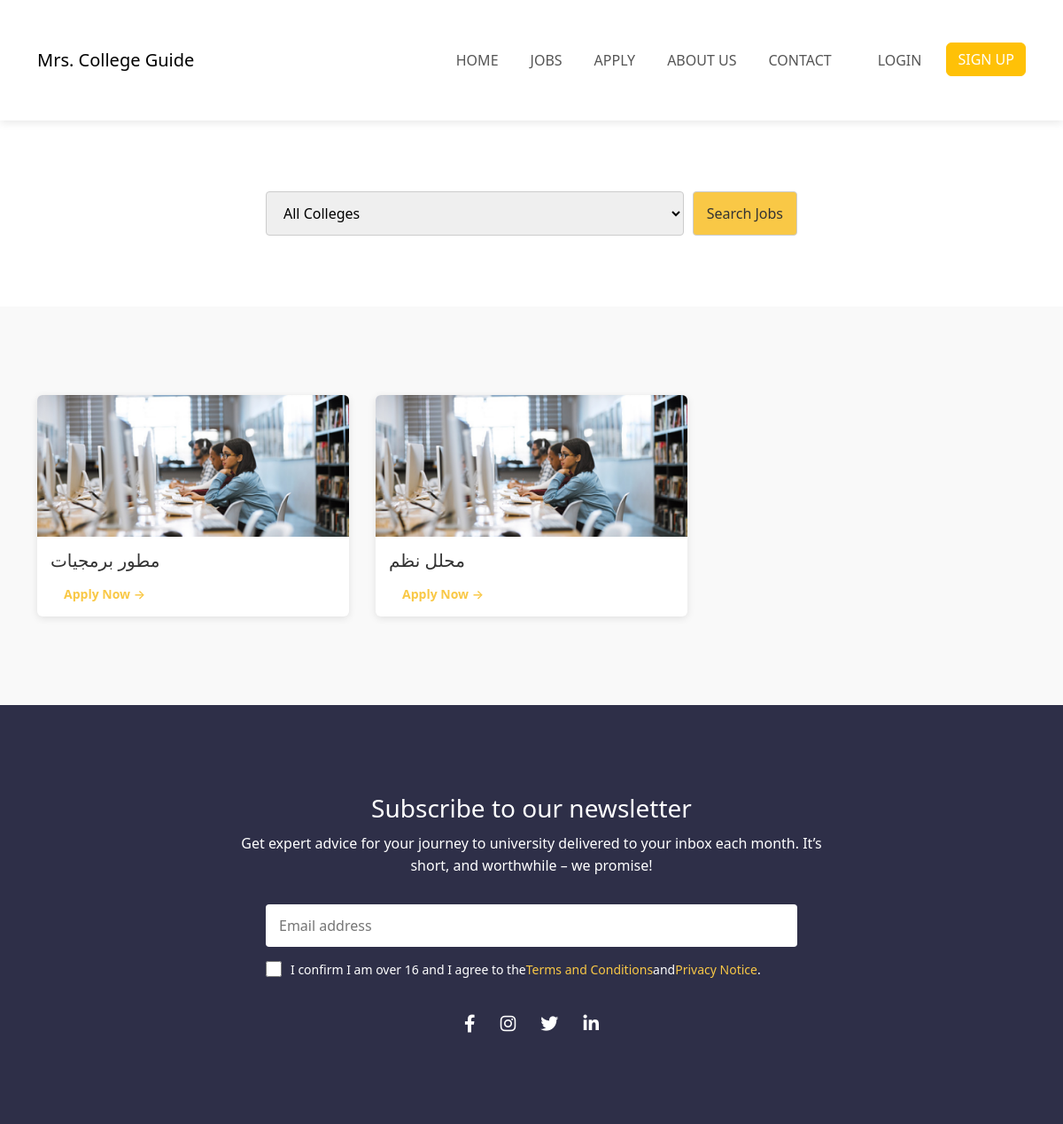
/jobs.php?college_id=1, run on the app's committed database.
### tables this page shows
CREATE TABLE jobs (
  job_id INT AUTO_INCREMENT PRIMARY KEY,
  college_id INT NOT NULL,
  name_ar VARCHAR(100) NOT NULL,
  image_path VARCHAR(255) NOT NULL,
  FOREIGN KEY (college_id) REFERENCES colleges(college_id)
);

### jobs.php (the view, shortened to what this page needs)
<?php
$selected_college = isset($_GET['college_id']) ? intval($_GET['college_id']) : null;
if ($selected_college) {
  $jobs_res = mysqli_query(
    $conn,
    "SELECT job_id, name_ar, image_path
         FROM jobs
         WHERE college_id = $selected_college"
  );
} else {
  $jobs_res = mysqli_query(
    $conn,
    "SELECT job_id, name_ar, image_path
         FROM jobs"
  );
}
?>
<html lang="en">
<head>
  <link rel="stylesheet" href="style.css">
  <link href="https://cdn.jsdelivr.net/npm/bootstrap@5.3.0/dist/css/bootstrap.min.css" rel="stylesheet">
  <link href="https://cdnjs.cloudflare.com/ajax/libs/font-awesome/6.0.0-beta3/css/all.min.css" rel="stylesheet">
</head>
<body>
  <nav class="navbar navbar-expand-lg navbar-light bg-white">
    <div class="container">
      <a class="navbar-brand" href="#">Mrs. College Guide</a>
      <div class="collapse navbar-collapse" id="navbarNav">
        <ul class="navbar-nav ms-auto">
          <li class="nav-item">
            <a class="nav-link" href="home.html">Home</a>
          </li>
          <li class="nav-item">
            <a class="nav-link" href="jobs.php">Jobs</a>
          </li>
          <li class="nav-item">
            <a class="nav-link" href="apply.html">Apply</a>
          </li>
          <li class="nav-item">
            <a class="nav-link" href="about.html">About Us</a>
          </li>
          <li class="nav-item">
            <a class="nav-link" href="contact.html">Contact</a>
          </li>
        </ul>
        <ul class="navbar-nav ms-3">
          <li class="nav-item">
            <a class="nav-link login-link" href="#">LOGIN</a>
          </li>
          <li class="nav-item">
            <a class="btn btn-warning signup-button" href="#">SIGN UP</a>
          </li>
        </ul>
      </div>
    </div>
  </nav>
  <section class="search-section">
    <div class="container">
      <form method="get" action="jobs.php" class="search-controls">
        <select name="college_id">
          <option value="">All Colleges</option>
        </select>
        <button type="submit">Search Jobs</button>
      </form>
    </div>
  </section>
  <section class="jobs-section">
    <div class="container">
      <div class="jobs-grid">
        <?php while ($job = mysqli_fetch_assoc($jobs_res)): ?>
          <div class="job-card">
            <img src="<?= htmlspecialchars($job['image_path']) ?>" alt="<?= htmlspecialchars($job['name_ar']) ?>">
            <h3><?= htmlspecialchars($job['name_ar']) ?></h3>
            <small>
              <a href="apply.html" class="uni-btn">
                Apply Now →
              </a>
            </small>
          </div>
        <?php endwhile; ?>
      </div>
    </div>
  </section>
  <section class="newsletter-section">
    <div class="container">
      <h2>Subscribe to our newsletter</h2>
      <p class="newsletter-text">
        Get expert advice for your journey to university delivered to your inbox each month. It’s short, and worthwhile
        – we promise!
      </p>
      <form class="newsletter-form">
        <input type="email" placeholder="Email address" required>
        <label>
          <input type="checkbox">
          I confirm I am over 16 and I agree to the <a href="#">Terms and Conditions</a> and <a href="#">Privacy
            Notice</a>.
        </label>
      </form>
      <div class="social-icons">
        <a href="#"><i class="fab fa-facebook-f"></i></a>
        <a href="#"><i class="fab fa-instagram"></i></a>
        <a href="#"><i class="fab fa-twitter"></i></a>
        <a href="#"><i class="fab fa-linkedin-in"></i></a>
      </div>
    </div>
  </section>
</body>
</html>

### style.css (style rules this page uses)
* { box-sizing: border-box; margin: 0; padding: 0; }
body { font-family: 'Poppins', sans-serif; background-color: #f9f9f9; }
.navbar { background: #fff; box-shadow: 0 2px 10px rgba(0, 0, 0, 0.1); padding: 15px 0; }
.navbar-brand { font-size: 22px; font-weight: 500; color: #333; }
.navbar-nav .nav-link { color: #555 !important; text-transform: uppercase; font-size: 16px; margin-right: 20px; transition: color .3s; }
.login-link { font-weight: 600; color: #000 !important; }
.signup-button { font-weight: 600; color: #fff !important; background: #f9c846; transition: background .3s, transform .3s, box-shadow .3s; }
.uni-btn { display: block; margin: 0 15px 15px; font-weight: 600; color: #f9c846; text-decoration: none; transition: all 0.3s; }
.newsletter-section { background-color: #2e2f48; color: #fff; padding: 60px 20px; text-align: center; }
.newsletter-section h2 { font-size: 28px; margin-bottom: 10px; }
.newsletter-text { max-width: 700px; margin: 0 auto 30px; font-size: 16px; line-height: 1.6; }
.newsletter-form { max-width: 600px; margin: 0 auto; text-align: left; }
.newsletter-form input[type="email"] { width: 100%; padding: 12px 15px; border: none; border-radius: 4px; margin-bottom: 15px; font-size: 16px; }
.newsletter-form label { display: flex; align-items: center; font-size: 14px; }
.newsletter-form input[type="checkbox"] { width: 18px; height: 18px; margin-right: 10px; }
.newsletter-form a { color: #f9c846; text-decoration: none; transition: color 0.3s; }
.social-icons { margin-top: 40px; }
.social-icons a { color: #fff; font-size: 20px; margin: 0 12px; transition: color 0.3s; }
.search-section { padding: 40px 20px; background: #fff; }
.search-controls { display: grid; grid-template-columns: 1fr auto; gap: 10px; max-width: 600px; margin: 0 auto; }
.search-controls select, .search-controls button { padding: 12px 15px; font-size: 16px; border: 1px solid #ccc; border-radius: 4px; }
.search-controls button { background: #f9c846; color: #333; cursor: pointer; transition: background .3s, transform .3s; }
.jobs-section { padding: 60px 20px; background: #f9f9f9; }
.jobs-grid { display: grid; grid-template-columns: repeat(auto-fill, minmax(280px, 1fr)); gap: 30px; max-width: 1200px; margin: 0 auto; }
.job-card { background: #fff; border-radius: 6px; overflow: hidden; box-shadow: 0 2px 8px rgba(0, 0, 0, 0.1); text-align: left; }
.job-card img { width: 100%; height: 160px; object-fit: cover; }
.job-card h3 { margin: 15px; font-size: 20px; color: #333; }
.job-card small { display: block; margin: 0 15px 15px; }
.job-card small a { font-size: 14px; color: #f9c846; text-decoration: none; transition: color .3s, transform .3s; }
.container { max-width: 1100px; margin: 0 auto; padding: 40px 20px; }
h2 { font-size: 28px; margin-bottom: 20px; color: #333; }

### data on the page
jobs: image_path (picture), name_ar "مطور برمجيات"
jobs: image_path (picture), name_ar "محلل نظم"
